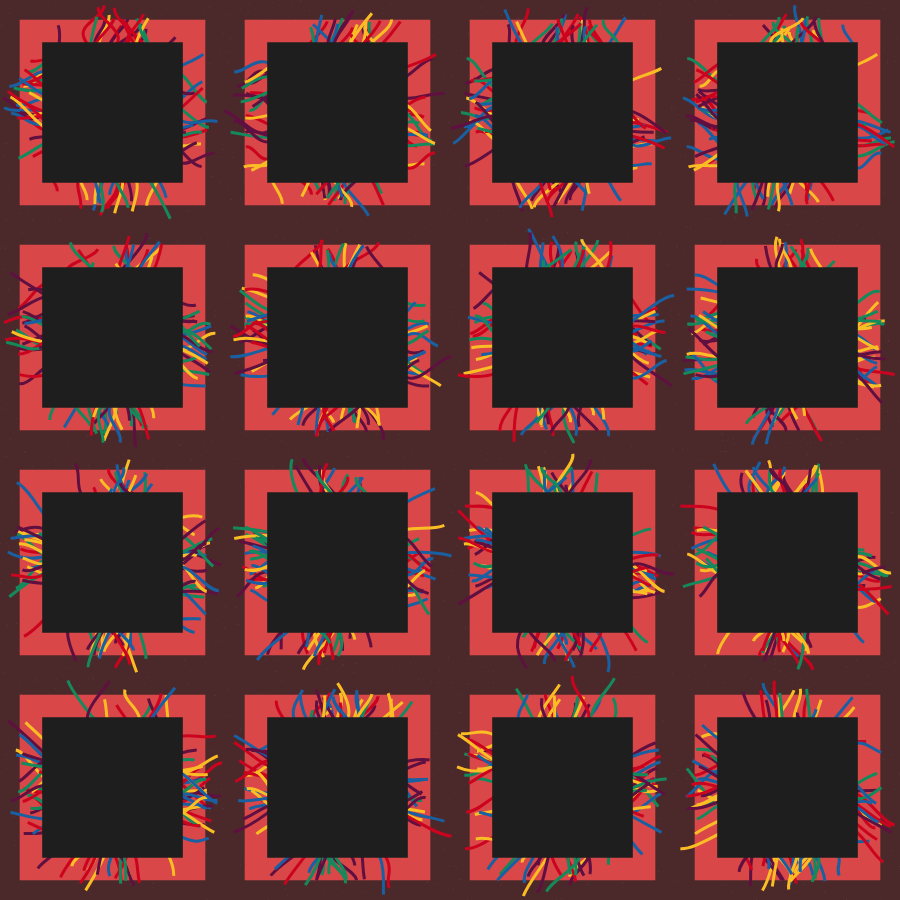
Frame 1 (no input)
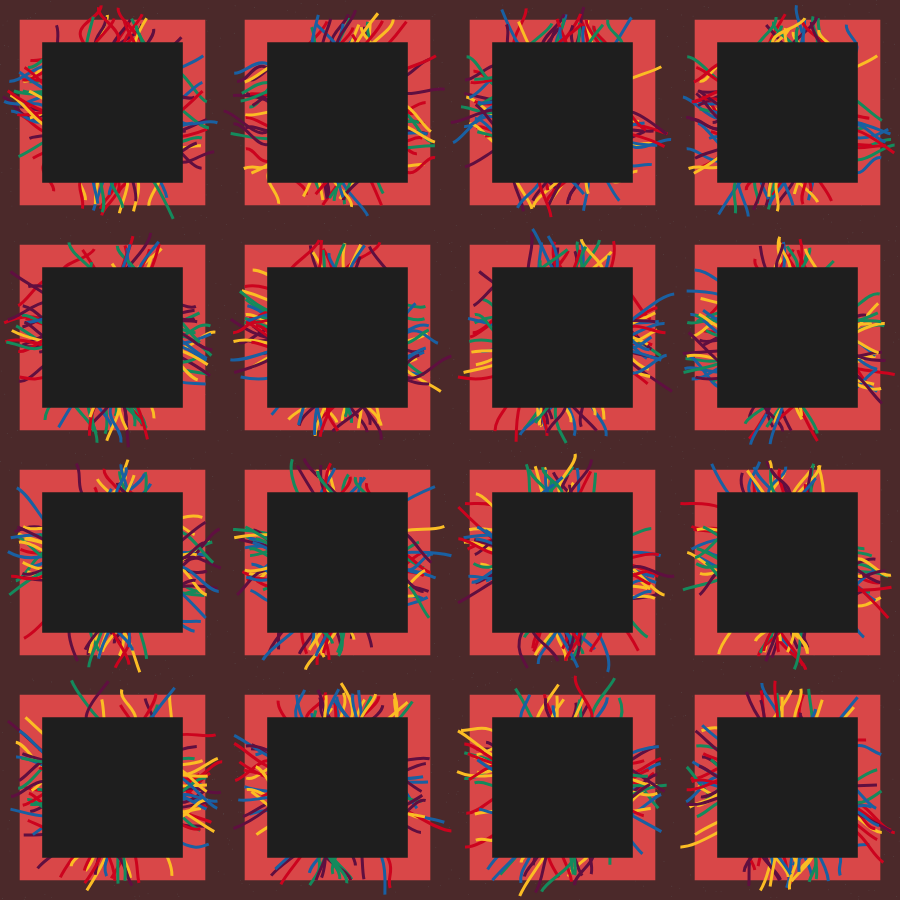
Frame 60 (no input)
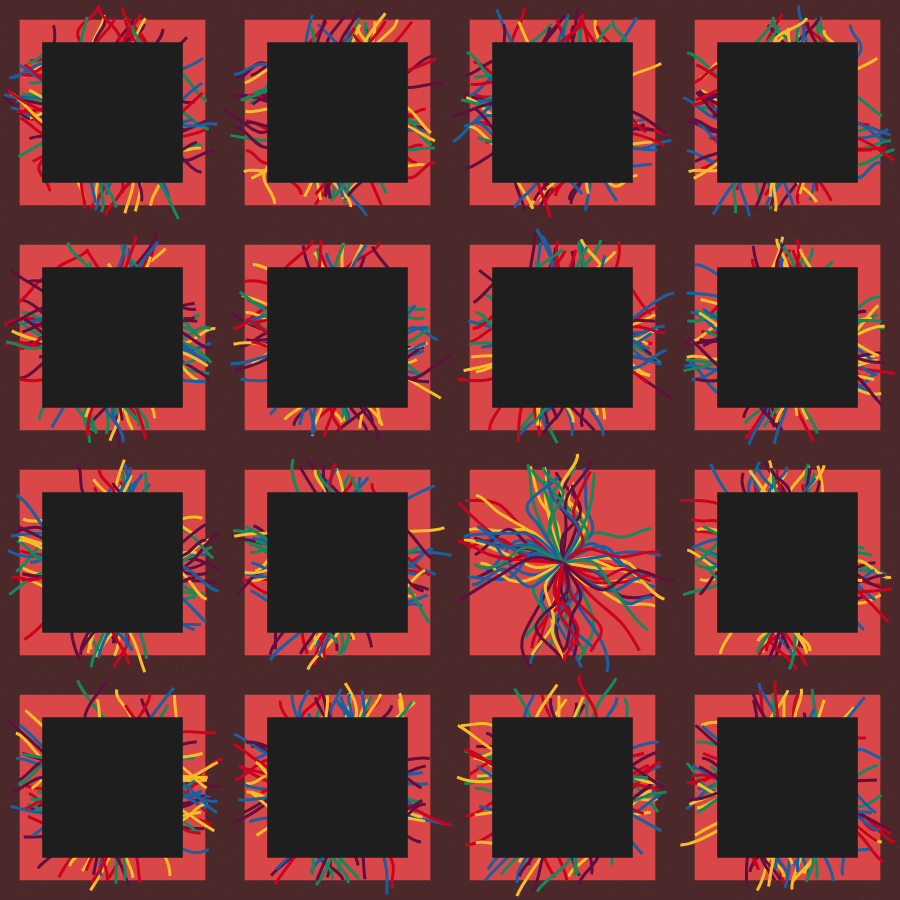
Frame 120 (the mouse pressed at the canvas centre since frame 60)

The p5.js sketch that drew these frames (run headless with seeded random() and noise() and a simulated clock; from frame 60 on, the mouse is pressed at the canvas centre):

// p5.js sketch
// ── sketch.js
/*
Code created by Sofia Taipa
Last Update: 14/11/2022

Inspired by the Connections paintings by Nuno Barreto
*/

const NUM_SPRINKLES = 80;
const NUM_GRID = 4;
const NUM_VERTEX = 5;
let sprinkle_stroke;

let spc;
let last_spc;

let colorPallete;
let angles = [0, 90, 180, 270];

let sprinkles;
let doors = [];

const SIZE = 0.9; // size of the canvas of the screen (0 to 1)

function setup() {
  updateCanvas(); // draws canvas
  
  angleMode(DEGREES);
  strokeCap(SQUARE);
  rectMode(CENTER);
   
  // Creation of the color pallete
  let purplish = color(95, 15, 64);
  let bluish = color(25, 96, 162);
  let reddish = color(204, 3, 30);
  let yellowish = color(251, 189, 36);
  let greenish = color(20, 138, 92);

  colorPallete = [purplish, bluish, yellowish, reddish, greenish];

  // Spacing of each square of the grid
  spc = width / NUM_GRID;
  last_spc = spc;

  generateSprinkles();

  // reset all the doors to true (== door is visible)
  resetDoors();
}

function generateSprinkles()
{
  sprinkles = [];
  // Creation of all the arrays of "sprinkles"
  for(let row = 0; row < NUM_GRID; row++) {
    sprinkles[row] = [];
    for(let col = 0; col < NUM_GRID; col++) {
      let xCenter = spc*row + spc/2;
      let yCenter = spc*col + spc/2;

      createSprinkles(xCenter, yCenter, row, col);
    }
  }
}

function draw() {
  background(75, 41, 42);
  
  // DRAW STATIC NOISE
  stroke(100);
  strokeWeight(0.65);
  for(let i = 0 ; i < 2000; i++){
    point(random(width), random(height));
  }

  // DRAW BACK RECTANGLES (RED)
  noStroke();
  fill(217, 71, 72);
  for(let row = 0; row < NUM_GRID; row++) {
    for(let col = 0; col < NUM_GRID; col++) {
      let xCenter = spc*row + spc/2;
      let yCenter = spc*col + spc/2;
      
      rect(xCenter, yCenter, spc * 0.825, spc * 0.825);
    }
  }

  // DRAW SPRINKLES
  for(let row = 0; row < NUM_GRID; row++) {
    for(let col = 0; col < NUM_GRID; col++) {
      drawSprinkles(row, col); 
    }
  }

  // DRAW FRONT RECTANGLES (DOORS)
  fill(30);
  noStroke();
  for(let row = 0; row < NUM_GRID; row++) {
    for(let col = 0; col < NUM_GRID; col++) {
      let xCenter = spc*row + spc/2;
      let yCenter = spc*col + spc/2;
      if(doors[row][col])
        rect(xCenter, yCenter, spc * 0.625, spc * 0.625);
    }
  }

  // check if mouse is over door
  checkMouseOver();
}

/**
 * Checks if the mouse is over the doors and turn the boolean to false,
 * False == invisible
 * True == Visible
 */
function checkMouseOver() {
  for(let row = 0; row < NUM_GRID; row++) {
    
    for(let col = 0; col < NUM_GRID; col++) {
      
      if( mouseX >= spc*col && mouseX <= spc*(col+1) &&
          mouseY >= spc*row && mouseY <= spc*(row+1)) {
            resetDoors();
            doors[col][row] = false;
          }       
    }
  }
}

/**
 * Resets all the doors to true
 */
function resetDoors() {
  for(let row = 0; row < NUM_GRID; row++) {
    doors[row] = [];
    for(let col = 0; col < NUM_GRID; col++) {
      doors[row][col] = true;
    }
  }
}


/**
 * Creates the instances of the sprinkles and saves the x and y coordinates,
 * as well as the row and column on the grid
 */
function createSprinkles(xCenter, yCenter, row, col) {
  let auxSprinkles = [];
  for(let i = 0; i < NUM_SPRINKLES; i++) {
    auxSprinkles.push(new Sprinkle(NUM_VERTEX, xCenter, yCenter, i, row, col));
  }
  sprinkles[row][col] = auxSprinkles;  
}

/**
 * Updates and draws the sprinkles on the canvas
 */
function drawSprinkles(row, col) {
  for(let i = 0; i < NUM_SPRINKLES; i++) {
    sprinkles[row][col][i].update();
  }

  for(let i = 0; i < NUM_SPRINKLES; i++) {
    sprinkles[row][col][i].draw();
  }
}

/**
 * Class for a Sprinkle (one wavy line)
 */
class Sprinkle {
  constructor(numVertex, xCenter, yCenter, index, row, col) {
    // number of vertexes on the line
    this.numVertex = numVertex;
    // array of vertexes
    this.vertexes = [];

    // x and y coordinates
    this.xCenter = xCenter;
    this.yCenter = yCenter;
    
    // index on the array, and row and column on the grid
    this.index = index;
    this.row = row;
    this.col = col;
    
    // color and angle
    this.color = colorPallete[(int)(random(0,5))];
    this.angle = angles[(int)(random(0,4))];
    
    // x and y coordinates for the vertexes
    this.init_x = 0;
    this.init_y = 0;
    let x = this.init_x;
    let y = this.init_y;

    // creation of the array of vertexes 
    //(saves the position to be updated/animated after)
    this.vertexes.push([x, y]);  // show first vertex
    for(let i = 0; i < this.numVertex; i++) {
      // add each vertex to the array
      this.vertexes.push([x, y]);
      
      // update x and y
      if(i == (this.numVertex-1))
        x = this.init_x;
      else
        x += noise((this.index+1) * (i+1), this.col) * spc*0.375 - spc*0.375/2;

      y += noise((this.index+1) * (i+1) + 1000, this.row) * spc*0.125 + spc*0.08;
    }
  }

  /**
   * Updates the position of each vertex on the line (by changing the x coordinate)
   */
  update() {
    for(let i = 2; i < this.vertexes.length; i++) {
      let x = this.vertexes[i][0]; 
      
      x += map(noise(i /frameCount, this.index / (NUM_GRID - this.col)), 0, 1, -0.2, 0.2);

      this.vertexes[i][0] = x;
    }
  }

  /**
   * Draws the line on the canvas
   */
  draw() {
    noFill();
    strokeWeight(sprinkle_stroke);
    stroke(this.color);

    push();
    translate(this.xCenter, this.yCenter);
    rotate(this.angle);
   
    beginShape();
    
    for(let i = 0; i < this.vertexes.length; i++) {
      curveVertex(this.vertexes[i][0], this.vertexes[i][1]); 
    }

    endShape();
    pop();
  }
}

function updateCanvas() 
{
  if(windowHeight < windowWidth)
    cnv = createCanvas(windowHeight*SIZE, windowHeight*SIZE);
  else
    cnv = createCanvas(windowWidth*SIZE, windowWidth*SIZE);
  
  sprinkle_stroke = width/300
  let x = (windowWidth - width) / 2;
  let y = (windowHeight - height) / 2;

  cnv.position(x, y);
}

function windowResized() { 
  // Spacing of each square of the grid
  spc = width / NUM_GRID;
  if(last_spc != spc)
  {
    generateSprinkles();
  }
  last_spc = spc;
  updateCanvas(); 
}
// ── style.css
html, body {
  margin: 0;
  padding: 0;
  background-color: rgb(30, 30, 30);
}
canvas {
  display: block;
}
